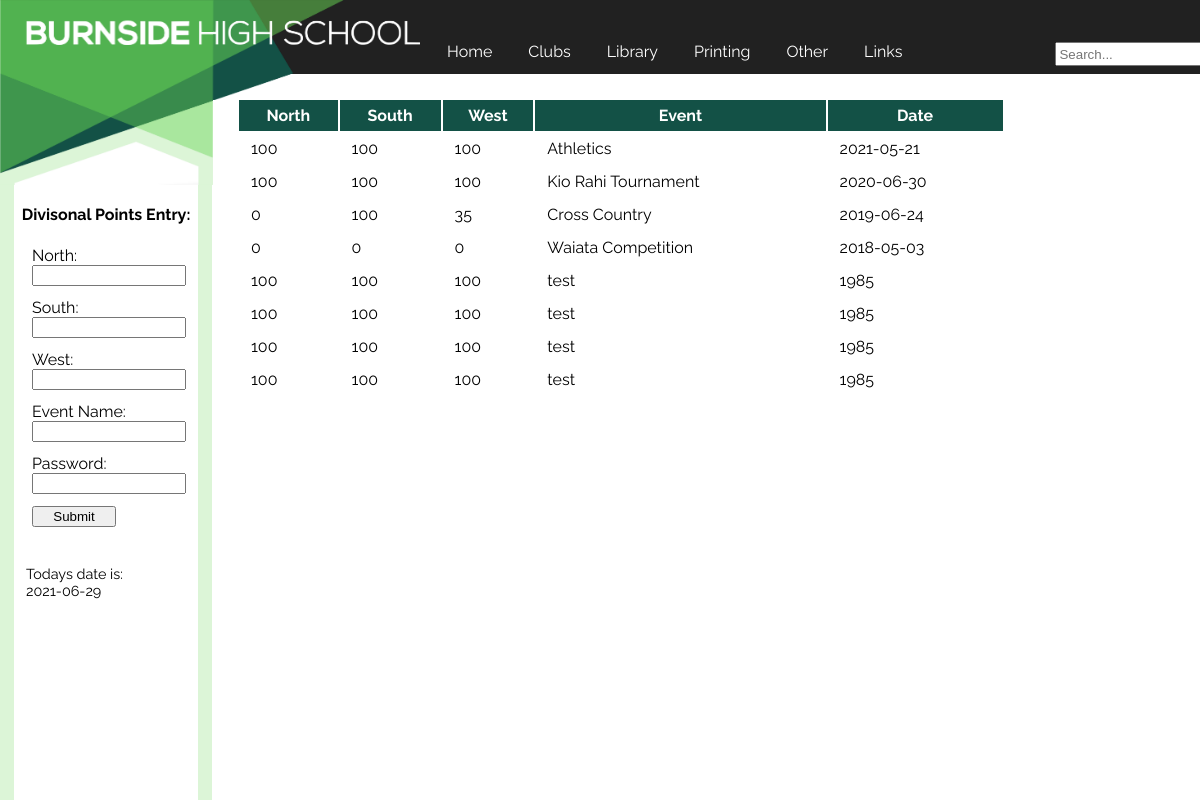
The page /divpoints on the database its author committed.
### tables this page shows
CREATE TABLE Points (id INTEGER PRIMARY KEY, north INTEGER, south INTEGER, west INTEGER, event STRING, date DATE);

### main.py (the view)
@app.route('/divpoints',methods=['POST','GET'])
def divpoints():
    if request.method=='POST':
        idk=request.form['North']
        print(idk)
    with sqlite3.connect("db/Divisionalpoints.db") as connection:
        cursor=connection.cursor()
        cursor.execute('SELECT north,south,west,event,date FROM Points ORDER BY date DESC')
        results=cursor.fetchall()
        date=datetime.date.today()
    return render_template('divisionalpoints.html',results=results,date=date)

### templates/divisionalpoints.html
{% extends 'layout.html' %}
{% block content %}
    <table>
        <tr>
            <th>North</th>
            <th>South</th>
            <th>West</th>
            <th>Event</th>
            <th>Date</th>
        </tr>
        {%for item in results%}
        <tr>
            <td>{{item[0]}}</td>
            <td>{{item[1]}}</td>
            <td>{{item[2]}}</td>
            <td>{{item[3]}}</td>
            <td>{{item[4]}}</td>
        </tr>
        {% endfor %}
    </table>
{% endblock %}
{% block sidebar %}
    <h4>Divisonal Points Entry:</h4>
    <form autocomplete="off"class='divpointsform' method="POST">
        <label for="North">North:</label><br>
        <input type="number" id="North" name="North" min=0><br>
        <label for="South">South:</label><br>
        <input type="number" id="South" name="South" min=0><br>
        <label for="West">West:</label><br>
        <input type="number" id="West" name="West"min=0><br>
        <label for="Event">Event Name:</label><br>
        <input type="text" id="Event" name="Event">
        <label for="Password">Password:</label><br>
        <input type="password" id="Password" name="Password"><br>
        <input type="submit" id="Submit" name="Submit">
    </form>
    <p>Todays date is:<br>{{date}}</p>
{% endblock %}

### templates/layout.html (shortened to what this page needs)
<!DOCTYPE html>
<head>
    <link rel="stylesheet" href="/static/css/style.css">
</head>
<body>
    <a href="/" class=cornertriangles>
        <img src="static/css/corner triangles 5.41.png"alt="burnside logo">
    </a>
    <div class=cornertriangles2><img src="static/css/corner triangles 5.42.png"></div>
    {% include 'header.html' %}
    <article>
        {% block content%}{% endblock %}
    </article>
    <div class="sidenav">
        {% block sidebar%}{% endblock %}
    </div>
</body>

### templates/header.html
<header>
    <a href="/">Home</a>
    <a href="/clubs">Clubs</a>
    <a href="/library">Library</a>
    <a href="/print">Printing</a>
    <a href="/other">Other</a>
    <a href="/links">Links</a>
    <form class=example>
        <input type="text" placeholder="Search...">
    </form>
</header>

### static/css/style.css (style rules this page uses)
body { font-family: 'Raleway', sans-serif; margin: 0px 0px 0px 0px; background-color: white; background-size: 30vw, 15.0857142857vw; }
.cornertriangles img { width: 17.75vw; float: left; position:fixed; z-index: 2; }
.cornertriangles2 img { width: 17.25vw; float: left; position:fixed; z-index: 2; left: 17.75vw; }
header { background-color: rgba(33, 33, 33, 100); height: 6.15vw; position:fixed; width:100vw; z-index: 1; padding-left: 35vw; }
header a { color: white; text-decoration: none; float:left; margin-top: 2.75vw; margin-left: 1.5vw; padding:0.75vw; }
header input[type=text] { margin-top: 3.5vw; margin-right: 1.5vw; margin-left: 12vw; height:1.5vw; width: 12vw; }
article { background-color: white; position:absolute; width:78vw; top:6.15vw; left:17.75vw; padding-top:2vw; padding-left:2vw; }
.sidenav { height:100%; width:15.34vw; top:15.35vw; background-color: white; border-color: rgba(220, 245, 215, 100); border-width: 1.2vw; border-style: solid; border-bottom-width:0; border-top-width:0; position:fixed; }
.sidenav p { padding: 1vw; text-align: left; font-size: 90%; }
.sidenav h4 { text-align: center; }
table { width:82%; }
th { background-color: rgba(19, 81, 70, 100); color:white; padding:0.5vw; }
td { padding:0.5vw 0 0.5vw 1vw; }
a { text-decoration:none; }
.divpointsform { border-width:0.1vw; padding:0; margin-left:1.5vw; }
.divpointsform input { width:12.14vw; margin-bottom: 1vw; }
input[type="submit" i] { width:7vw; }

### rows shown on the page
Points: north "100", south "100", west "100", event "Athletics", date "2021-05-21"
Points: north "100", south "100", west "100", event "Kio Rahi Tournament", date "2020-06-30"
Points: north "0", south "100", west "35", event "Cross Country", date "2019-06-24"
Points: north "0", south "0", west "0", event "Waiata Competition", date "2018-05-03"
Points: north "100", south "100", west "100", event "test", date "1985"
Points: north "100", south "100", west "100", event "test", date "1985"
Points: north "100", south "100", west "100", event "test", date "1985"
Points: north "100", south "100", west "100", event "test", date "1985"
